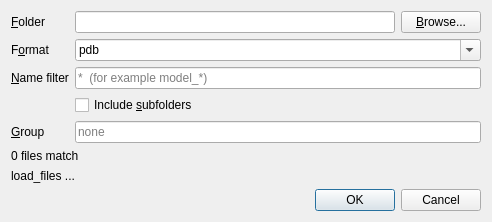
<?xml version="1.0" encoding="UTF-8"?>
<ui version="4.0">
 <class>Form</class>
 <widget class="QWidget" name="Form">
  <property name="windowTitle"><string notr="true">Open Folder</string></property>
  <layout class="QVBoxLayout" name="verticalLayout">
   <item>
    <layout class="QFormLayout" name="formLayout">
    <item row="0" column="0">
     <widget class="QLabel" name="label_input_dir">
      <property name="text"><string notr="true">&amp;Folder</string></property>
      <property name="buddy"><cstring>input_dir</cstring></property>
     </widget>
    </item>
    <item row="0" column="1">
     <layout class="QHBoxLayout" name="layout_dir">
      <item>
       <widget class="QLineEdit" name="input_dir">
        <property name="minimumSize"><size><width>320</width><height>0</height></size></property>
       </widget>
      </item>
      <item>
       <widget class="QPushButton" name="button_browse">
        <property name="text"><string notr="true">&amp;Browse...</string></property>
        <property name="autoDefault"><bool>false</bool></property>
       </widget>
      </item>
     </layout>
    </item>
    <item row="1" column="0">
     <widget class="QLabel" name="label_input_format">
      <property name="text"><string notr="true">F&amp;ormat</string></property>
      <property name="buddy"><cstring>input_format</cstring></property>
     </widget>
    </item>
    <item row="1" column="1">
     <widget class="QComboBox" name="input_format">
      <property name="editable"><bool>true</bool></property>
      <item><property name="text"><string notr="true">pdb</string></property></item>
      <item><property name="text"><string notr="true">cif</string></property></item>
      <item><property name="text"><string notr="true">sdf</string></property></item>
      <item><property name="text"><string notr="true">mol2</string></property></item>
      <item><property name="text"><string notr="true">mol</string></property></item>
      <item><property name="text"><string notr="true">pdbqt</string></property></item>
      <item><property name="text"><string notr="true">pqr</string></property></item>
      <item><property name="text"><string notr="true">xyz</string></property></item>
      <item><property name="text"><string notr="true">mae</string></property></item>
     </widget>
    </item>
    <item row="2" column="0">
     <widget class="QLabel" name="label_input_filter">
      <property name="text"><string notr="true">&amp;Name filter</string></property>
      <property name="buddy"><cstring>input_filter</cstring></property>
     </widget>
    </item>
    <item row="2" column="1">
     <widget class="QLineEdit" name="input_filter">
      <property name="placeholderText"><string notr="true">*  (for example model_*)</string></property>
     </widget>
    </item>
    <item row="3" column="1">
     <widget class="QCheckBox" name="input_recursive">
      <property name="text"><string notr="true">Include &amp;subfolders</string></property>
     </widget>
    </item>
    <item row="4" column="0">
     <widget class="QLabel" name="label_input_group">
      <property name="text"><string notr="true">&amp;Group</string></property>
      <property name="buddy"><cstring>input_group</cstring></property>
     </widget>
    </item>
    <item row="4" column="1">
     <widget class="QLineEdit" name="input_group">
      <property name="placeholderText"><string notr="true">none</string></property>
     </widget>
    </item>
    </layout>
   </item>
   <item>
    <widget class="QLabel" name="output_count">
     <property name="text"><string notr="true">0 files match</string></property>
    </widget>
   </item>
   <item>
    <widget class="QLabel" name="output_command">
     <property name="text"><string notr="true">load_files ...</string></property>
     <property name="textInteractionFlags"><set>Qt::TextSelectableByMouse</set></property>
     <property name="wordWrap"><bool>true</bool></property>
    </widget>
   </item>
   <item>
    <widget class="QDialogButtonBox" name="buttons">
     <property name="standardButtons"><set>QDialogButtonBox::Cancel|QDialogButtonBox::Ok</set></property>
    </widget>
   </item>
  </layout>
 </widget>
 <tabstops>
  <tabstop>input_dir</tabstop>
  <tabstop>button_browse</tabstop>
  <tabstop>input_format</tabstop>
  <tabstop>input_filter</tabstop>
  <tabstop>input_recursive</tabstop>
  <tabstop>input_group</tabstop>
  <tabstop>buttons</tabstop>
 </tabstops>
 <resources/>
 <connections/>
</ui>
